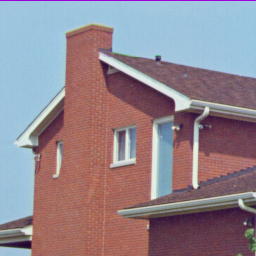
%> input picture K-means Algorithm Colour Sorter/house.tiff, 256 x 256 px
$ octave ELE888_LAB4_FINAL.m   (GNU Octave 9; MATLAB toolbox functions it lacks are replaced by stand-ins)
%> lines starting %> are read from the running program, lines starting %| are printed output that depends on the picture
close all
clear all

I=imread('house.tiff');
%> I is the input picture: size 256x256x3 uint8; mean R, G, B 146.6, 133, 142
X=reshape(I, 256*256, 3);
X=double(X);
R = [1,0,0];
G = [0,1,0];
B = [0,0,1];
figure, plot3(X(:,1), X(:,2), X(:,3),'.','Color',[0, 0, 0])
xlabel('R');
ylabel('G');
zlabel('B');
title('Unlabeled Sample Data of house.tiff Pixels in RGB Space')
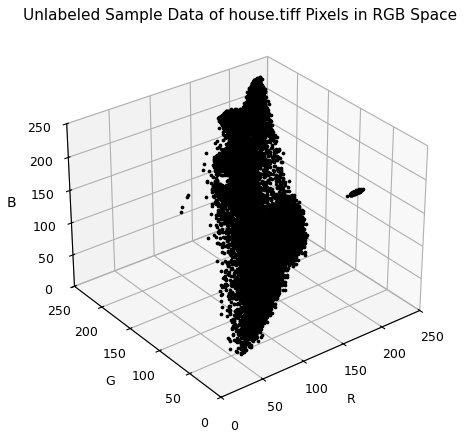
%> figure redrawn from the program's plot data

c=2;

% [8 lines of commented-out code are left out]

M= [18.230000000000	    156.020000000000	211.680000000000
    98.100000000000	    65.3500000000000	38.2200000000000];
last_M=zeros(size(M));
Jplot=[];
N1=0;
M1_prev = M(1,:);
M2_prev = M(2,:);
while (1)
    N1=N1+1;
    last_M=M;
    J=zeros(size(X,1),c);
    for i=1:1:c
        J3 = (X - repmat(M(i,:), size(X,1),1));
        J3 = sum(J3.^2, 2);
        J(:,i)=J3;
    end

    Jplot=[Jplot sum(min(J(:,1),J(:,2)))];

    [~,C]=min(J,[],2);
    for i=1:1:c
        C_2=(C==i);
        M(i,:) = sum(X(C_2,:))/sum(C_2);

    end
    X_label=zeros(size(X));
    for i=1:1:c
        C_2=(C==i);
        X_label=X_label + repmat(M(i,:), size(X,1), 1) .* repmat(C_2, 1, size(X,2));
    end
    M1_prev = [M1_prev; M(1,:)];
    M2_prev = [M2_prev; M(2,:)];
    if (last_M==M)
        break;
    end
    if (N1>50)
        break;
    end

end
%> this loop made 5 passes
%> (last_M, Jplot) on passes 3 to 5: ([162.1 196.5 215.9; 136.4 91.37 93.59], [894992610.3 111456393.1 111347394.6]), ([162.1 196.6 216.1; 136.4 91.46 93.68], [894992610.3 111456393.1 111347394.6 111345362.8]), ([162.2 196.7 216.1; 136.4 91.47 93.7], [894992610.3 111456393.1 111347394.6 111345362.8 111345334])
%> (Jplot, M1_prev, M2_prev) on pass 1: (894992610.3, [18.23 156 211.7; 161.2 195.5 215], [98.1 65.35 38.22; 136.7 90.95 92.95])
%> after the loop, M = [162.2 196.7 216.1; 136.4 91.47 93.7]; M1_prev = [18.23 156 211.7; 161.2 195.5 215; 162.1 196.5 215.9; 162.1 196.6 216.1; 162.2 196.7 216.1; 162.2 196.7 216.1]; M2_prev = [98.1 65.35 38.22; 136.7 90.95 92.95; 136.4 91.37 93.59; 136.4 91.46 93.68; 136.4 91.47 93.7; 136.4 91.47 93.7]; N1 = 5
%PART i
figure
plot(Jplot);
xlabel('Iteration');
ylabel('J');
title('Error Criterion J for each iteration (c = 2)')
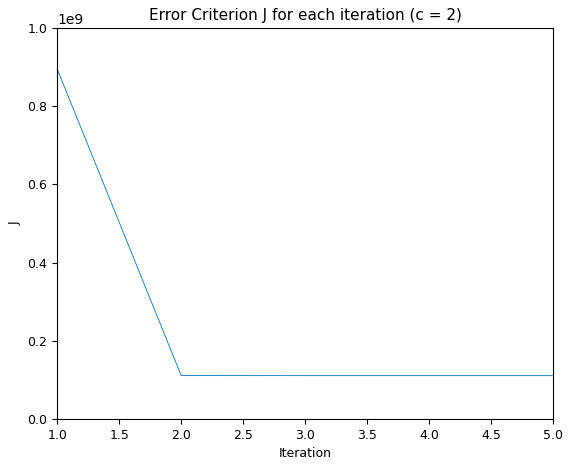
%> figure redrawn from the program's plot data
%Part ii
figure
plot3(M1_prev(:,1), M1_prev(:,2), M1_prev(:,3),'-o');
hold all
plot3(M2_prev(:,1), M2_prev(:,2), M2_prev(:,3),'-o');
title('Plot of cluster means (c = 2)')
xlabel('R');
ylabel('G');
zlabel('B');
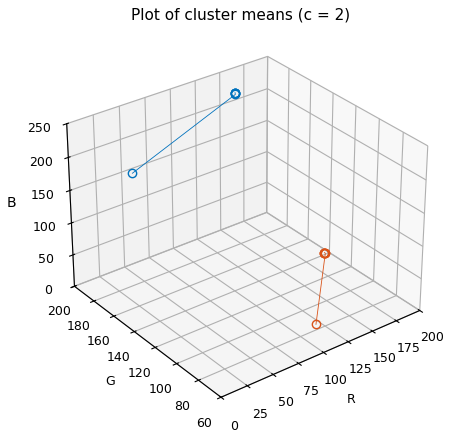
%> figure redrawn from the program's plot data

%Part iii
C_1=~C_2;
%> C_1 = 65536 logical values, 25873 true
figure
val1 = X(C_1,:);
val2 = X(C_2,:);
plot3(val1(:,1),val1(:,2),val1(:,3),'.','Color', M(1,:)/256);
hold all
plot3(val2(:,1),val2(:,2),val2(:,3),'.','Color', M(2,:)/256);
title('Labeled data samples in RGB space (c = 2)')
xlabel('R');
ylabel('G');
zlabel('B');
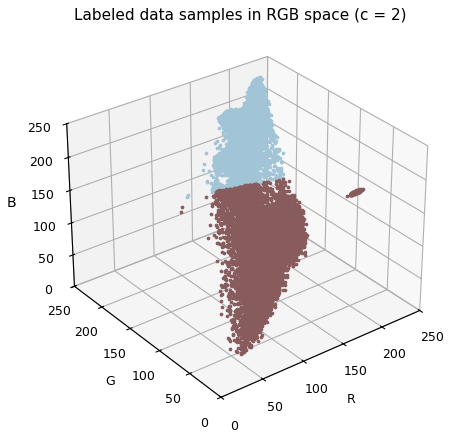
%> figure redrawn from the program's plot data

%PART iv
figure
X_label = zeros(size(X));
for i = 1:1:c
    C_2 = (C==i);
    X_label = X_label + repmat(M(i,:), size(X,1), 1) .* repmat(C_2, 1, size(X,2));
end
X_label = reshape(X_label, size(I,1),size(I,2),3);
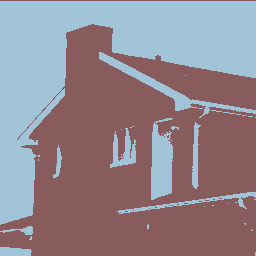
%> X_label: size 256x256x3 double; mean R, G, B 146.6, 133, 142; mean of the top-left, top-right, bottom-left and bottom-right quarters 159.3, 156.2, 127.5, 119.1

subplot(1,2,1);
imshow(I)
title('Original Image')
subplot(1,2,2);
imshow(X_label/256)
title('Colour Labeled Image For c=2')

%%%%%%%%%%%%%%%%%%%PART B%%%%%%%%%%%%%%%%%%%%%%%%%%
c=5;

% [10 lines of commented-out code are left out]
M_INIT1=[
        192.320000000000	65.3000000000000	129.530000000000
        178.960000000000	228.070000000000	245.580000000000
        140.090000000000	35.4900000000000	38.2200000000000
        65.9200000000000	215.220000000000	65.1000000000000
        208.460000000000	62.3400000000000	237.890000000000];

M_INIT2=[
        19.4200000000000	13.8100000000000	135.880000000000
        199.470000000000	239.110000000000	33.2600000000000
        145.620000000000	120.160000000000	3.05000000000000
        86.3000000000000	41.5200000000000	203.340000000000
        79.6700000000000	135.300000000000	42.4100000000000];

last_M=zeros(size(M));

N2=0;
while (1)
    N2=N2+1;
    last_M=M_INIT1;
    J=zeros(size(X,1),c);
    for i=1:1:c
        J3 = (X - repmat(M_INIT1(i,:), size(X,1),1));
        J3 = sum(J3.^2, 2);
        J(:,i)=J3;
    end

    [~,CB1]=min(J,[],2);
    for i=1:1:c
        C_5=(CB1==i);
        M_INIT1(i,:) = sum(X(C_5,:))/sum(C_5);

    end
    X_label=zeros(size(X));
    for i=1:1:c
        C_5=(CB1==i);
        X_label=X_label + repmat(M_INIT1(i,:), size(X,1), 1) .* repmat(C_5, 1, size(X,2));
    end
    if (last_M==M_INIT1)
        break;
    end
    if (N1>50)
        break;
    end

end
%> after the loop, M_INIT1 = [159.3 105.3 98.2; 163.8 199.6 220; 96.38 63.33 77.82; 138.1 151.8 157.1; 159.7 0 222.9]; N2 = 13

figure
X_label = reshape(X_label, size(I,1),size(I,2),3);
subplot(1,2,1);
imshow(I)
title('Original Image')
subplot(1,2,2);
imshow(X_label/256)
title('Colour Labeled Image For c=5 (1st Version)')

% FIGURE BELOW WON'T DISPLAY AND IDK WHY -- fixed %

figure
for i = 1:1:c
    C_5 = (CB1==i);
    Xi = X(C_5, :);
    plot3(Xi(:,1), Xi(:,2), Xi(:,3),'.','Color', M_INIT1(i,:)/256)
    hold all
end
title('Labeled data samples in RGB space for c=5 (1st Version)')
xlabel('R');
ylabel('G');
zlabel('B');
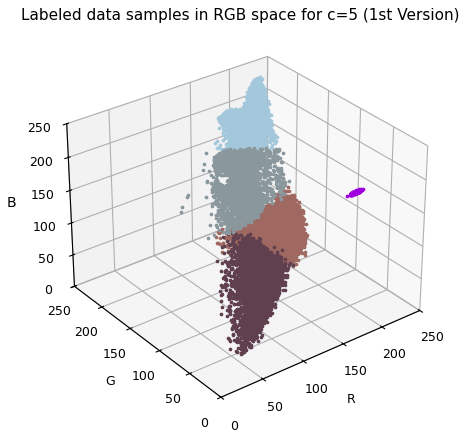
%> figure redrawn from the program's plot data
%%%%%%%%%%%%%%%%%%%%%%%%%%%%%%%%%%%%%%%%%%%%%%%%%%%%%%%%
last_M=zeros(size(M));

N3=0;

while (1)
    N3=N3+1;
    last_M=M_INIT2;
    J=zeros(size(X,1),c);
    for i=1:1:c
        J3 = (X - repmat(M_INIT2(i,:), size(X,1),1));
        J3 = sum(J3.^2, 2);
        J(:,i)=J3;
    end

    [~,CB2]=min(J,[],2);
    for i=1:1:c
        C_5=(CB2==i);
        M_INIT2(i,:) = sum(X(C_5,:))/sum(C_5);
    end
    X_label=zeros(size(X));
    for i=1:1:c
        C_5=(CB2==i);
        X_label=X_label + repmat(M_INIT2(i,:), size(X,1), 1) .* repmat(C_5, 1, size(X,2));
    end
    if (last_M==M_INIT2)
        break;
    end
    if (N2>50)
        break;
    end

end
%> after the loop, M_INIT2 = [93.04 57.52 73.27; 212.9 221.9 216; 166.5 106.7 96.73; 157.2 194.9 217.3; 123.2 103.2 116.1]; N3 = 22

figure
X_label = reshape(X_label, size(I,1),size(I,2),3);
subplot(1,2,1);
imshow(I)
title('Original Image')
subplot(1,2,2);
imshow(X_label/256)
title('Colour Labeled Image For c=5 (2nd Version)')

figure
for i = 1:1:c
    C_5 = (CB2==i);
    Xi = X(C_5, :);
    plot3(Xi(:,1), Xi(:,2), Xi(:,3),'.','Color', M_INIT2(i,:)/256)
    hold all
end
title('Labeled data samples in RGB space for c=5 (2nd Version)')
xlabel('R');
ylabel('G');
zlabel('B');
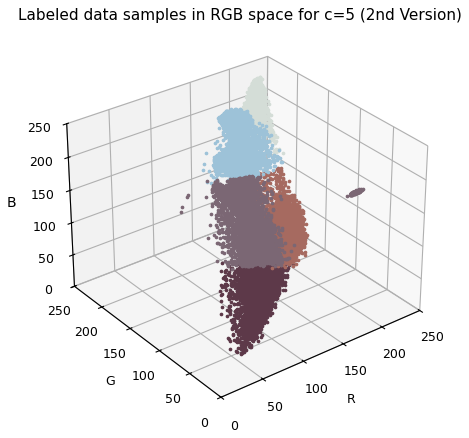
%> figure redrawn from the program's plot data

%%%%%%%%%%%%%%%%%%%%%%%%%%%%% PART C %%%%%%%%%%%%%%%%%%%%%%%%%%%%%

N = size(X,1);
%> N = 65536
XB1 = 0;

for i = 1:1:c
    C_5 = (CB1==i);
    Xi = X(C_5, :);
    mindist = sort(sum((M_INIT1- repmat(M_INIT1(i,:), c, 1)).^2, 2).^.5);
    %% mindist(2) is min, non zero value
    XB1 = XB1 + sum(sum((Xi - repmat(M_INIT1(i,:), size(Xi,1), 1)).^2, 2).^.5) / mindist(2);
end
%> this loop made 5 passes
%> (mindist, XB1) on passes 1 to 5: ([0; 78.02; 78.33; 154.1; 163.2], 5671.3), ([0; 83.04; 154.1; 199.6; 208.2], 9532.4), ([0; 78.33; 125.9; 170.5; 208.2], 13915.3), ([0; 78.02; 83.04; 125.9; 166.9], 15390.7), ([0; 163.2; 166.9; 170.5; 199.6], 15395)

disp('Xie-Beni (XB) Index for Version 1:')
XB1 = XB1 / N
%> XB1 = 0.235

%%%%%%%%%%%%%%%%%%%%%%%%%%%%%%%%%%%%%%%%%%%%%%%%%%%%%%%%%%%%%%%%%%%%
XB2 = 0;

for i = 1:1:c
    C_5 = (CB2==i);
    Xi = X(C_5, :);
    mindist = sort(sum((M_INIT2 - repmat(M_INIT2(i,:), c, 1)).^2, 2).^.5);
    %% mindist(2) is min, non zero value
    XB2 = XB2 + sum(sum((Xi - repmat(M_INIT2(i,:), size(Xi,1), 1)).^2, 2).^.5) / mindist(2);
end
%> this loop made 5 passes
%> (mindist, XB2) on passes 1 to 5: ([0; 69.5; 91.43; 209.1; 248.5], 3477.1), ([0; 61.85; 172.2; 179.2; 248.5], 4286.9), ([0; 47.6; 91.43; 149.7; 172.2], 9658.6), ([0; 61.85; 140.7; 149.7; 209.1], 13641.1), ([0; 47.6; 69.5; 140.7; 179.2], 19287.1)

disp('Xie-Beni (XB) Index for Version 2:')
XB2 = XB2 / N
%> XB2 = 0.294
